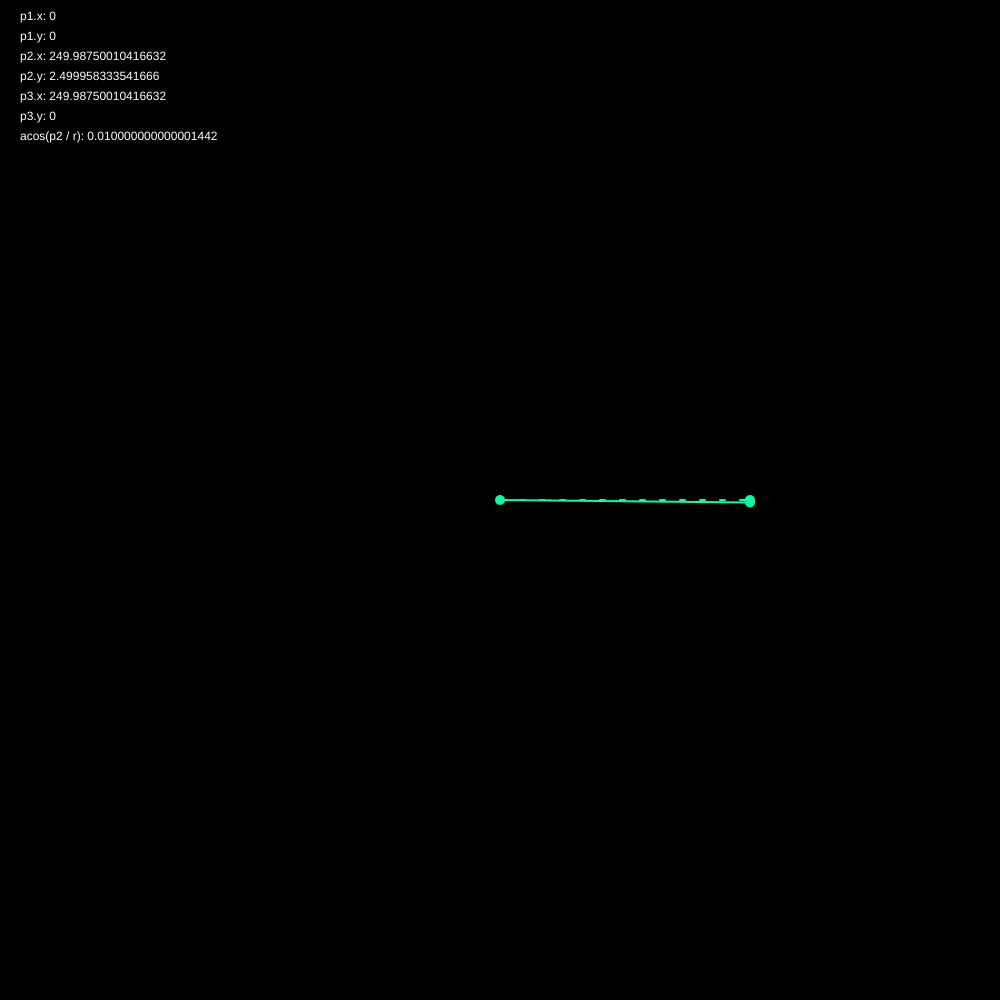
Frame 1 (no input)
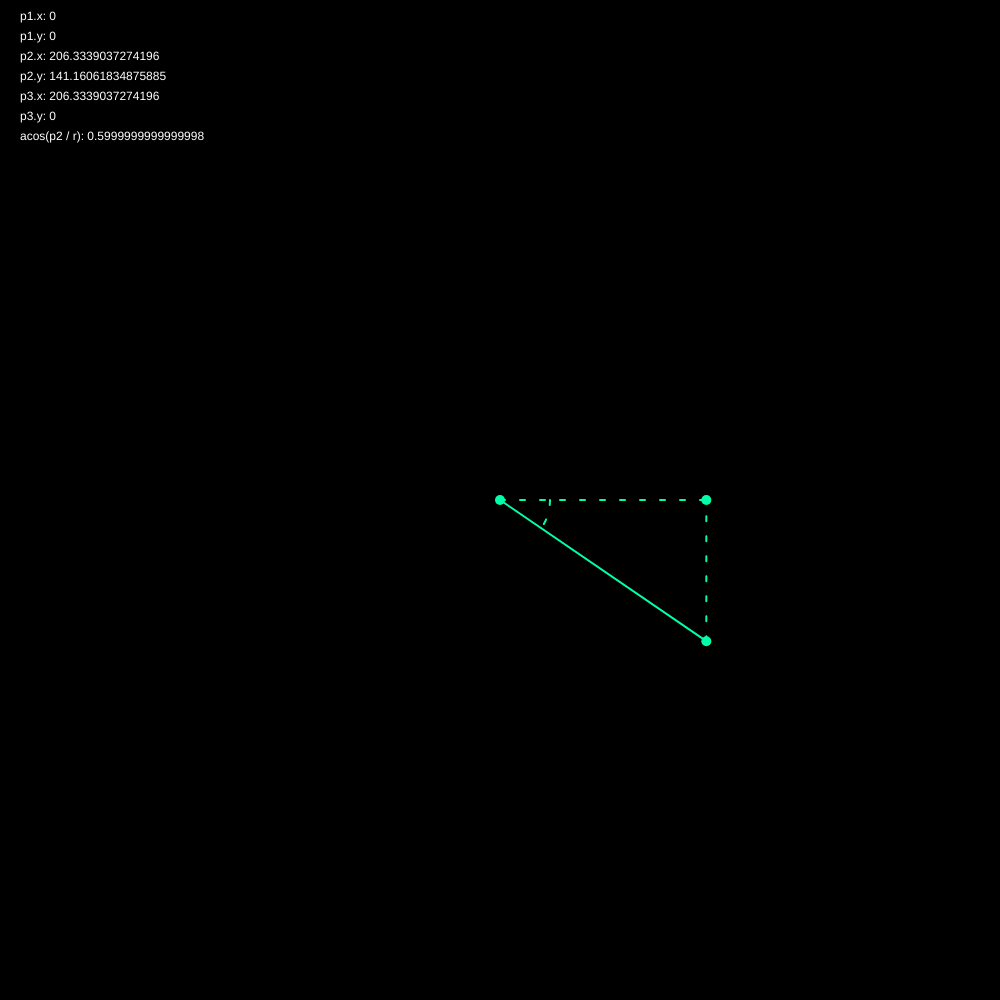
Frame 60 (no input)
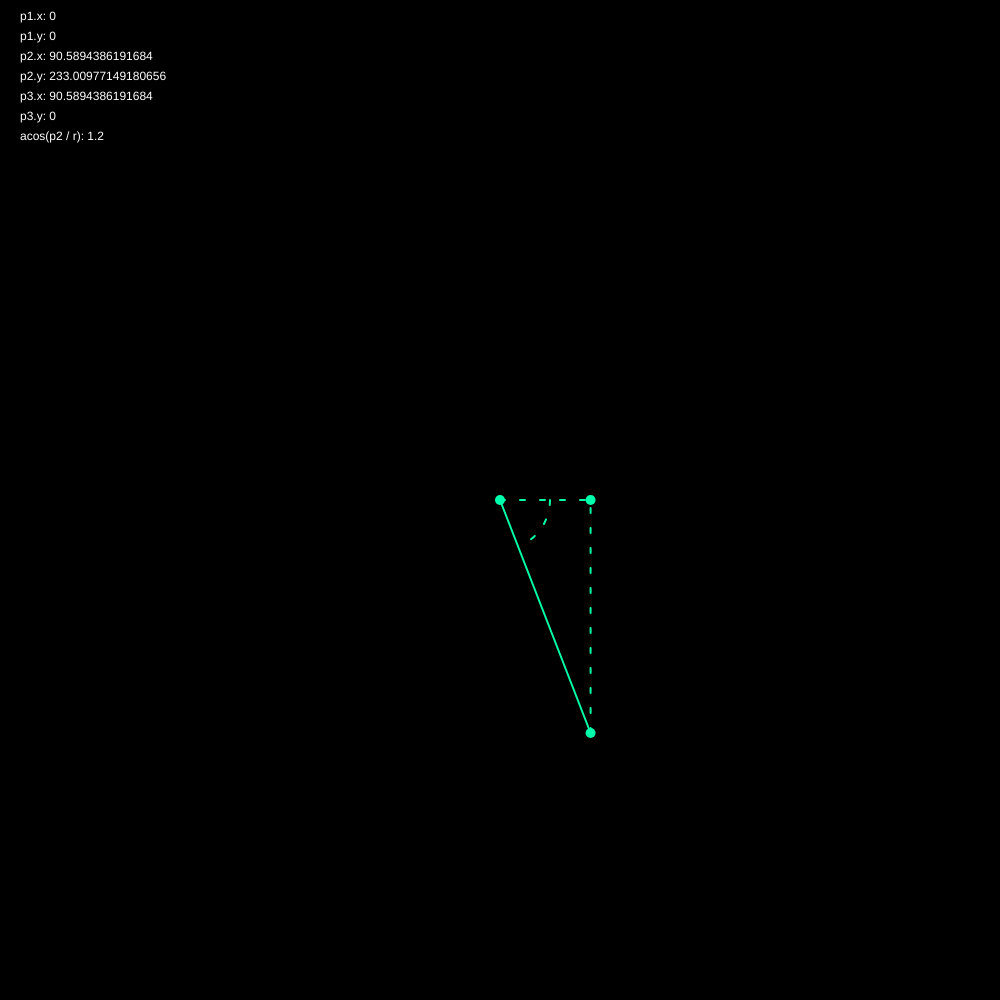
Frame 120 (the mouse pressed at the canvas centre since frame 60)

The p5.js sketch that drew these frames (run headless with seeded random() and noise() and a simulated clock; from frame 60 on, the mouse is pressed at the canvas centre):

// p5.js sketch
// ── sketch.js
// 三点間から角度を知りたい時
// aCosを使う（引数に底辺 / 斜辺を与える）

const canvasSize = Math.min(window.innerWidth, window.innerHeight);

function setup() {
  createCanvas(canvasSize, canvasSize);
  colorMode(HSB, 360, 100, 100, 100);
  background(0);
}

function draw() {
  background(0);

  translate(width / 2, height / 2); // 座標を初期化（中央を原点とする）

  noFill();
  stroke(160, 100, 100);
  const r = width / 4; // 半径

  const p1 = createVector(0, 0); // 原点
  const p2 = createVector(r * cos(frameCount * 0.01), r * sin(frameCount * 0.01));
  const p3 = createVector(p2.x, p1.y);

  strokeWeight(10);
  point(p1.x, p1.y);
  point(p2.x, p2.y);
  point(p3.x, p3.y);

  strokeWeight(2);
  drawingContext.setLineDash([]);
  line(p1.x, p1.y, p2.x, p2.y);

  drawingContext.setLineDash([5, 15]);
  line(p1.x, p1.y, p3.x, p3.y);
  line(p2.x, p2.y, p3.x, p3.y);

  const aCos =  acos(abs(p2.x) / r);

  // const startRad = p2.x > 0 ? 0: PI;
  push();
  // rotate();
  if(p2.x <= 0) {
    scale(-1.0, 1.0);
  } 
  if(p2.y <= 0) {
    scale(1.0, -1.0);
  }
  arc(p1.x, p1.y, 100, 100, 0, aCos);
  pop();

  fill(100);
  noStroke();

  const info = [
    `p1.x: ${p1.x}`,
    `p1.y: ${p1.y}`,
    `p2.x: ${p2.x}`,
    `p2.y: ${p2.y}`,
    `p3.x: ${p3.x}`,
    `p3.y: ${p3.y}`,
    `acos(p2 / r): ${aCos}`,
  ];

  info.forEach((data, i) => {
    text(data, -width / 2 + 20, -height / 2 + 20 * i + 20);
  });
}
